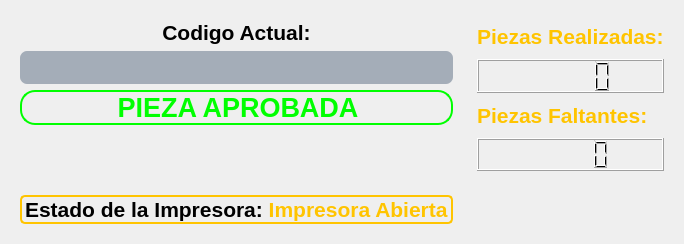
               <widget class="QWidget" name="Black_page">
                <layout class="QGridLayout" name="gridLayout">
                 <item row="0" column="0">
                  <widget class="QWidget" name="widget_2" native="true">
                   <property name="styleSheet">
                    <string notr="true"/>
                   </property>
                   <layout class="QVBoxLayout" name="verticalLayout_30">
                    <item>
                     <layout class="QVBoxLayout" name="verticalLayout_29">
                      <item>
                       <widget class="QLabel" name="label_CodigoActual">
                        <property name="text">
                         <string>&lt;html&gt;&lt;head/&gt;&lt;body&gt;&lt;p align=&quot;center&quot;&gt;&lt;span style=&quot; font-size:16pt; font-weight:700;&quot;&gt;Codigo Actual:&lt;/span&gt;&lt;/p&gt;&lt;/body&gt;&lt;/html&gt;</string>
                        </property>
                       </widget>
                      </item>
                      <item>
                       <widget class="QTextEdit" name="txt_input">
                        <property name="maximumSize">
                         <size>
                          <width>16777204</width>
                          <height>33</height>
                         </size>
                        </property>
                        <property name="styleSheet">
                         <string notr="true">background-color: rgba(113, 127, 147, 150);
 font-size:18pt; 
font-weight:700;
 color:#fcc101;
border-radius:7px;</string>
                        </property>
                        <property name="verticalScrollBarPolicy">
                         <enum>Qt::ScrollBarAlwaysOff</enum>
                        </property>
                        <property name="undoRedoEnabled">
                         <bool>true</bool>
                        </property>
                       </widget>
                      </item>
                      <item>
                       <widget class="QLabel" name="lbl_StateLabel">
                        <property name="styleSheet">
                         <string notr="true">QLabel {
    border: 2px solid #FF0000; /* Cambia el color del borde a rojo */
	border-color: rgb(0, 255, 0);
	border-radius:15px;
}</string>
                        </property>
                        <property name="text">
                         <string>&lt;html&gt;&lt;head/&gt;&lt;body&gt;&lt;p align=&quot;center&quot;&gt;&lt;span style=&quot; font-size:20pt; font-weight:700; color:#00ff00;&quot;&gt;PIEZA APROBADA&lt;/span&gt;&lt;/p&gt;&lt;/body&gt;&lt;/html&gt;</string>
                        </property>
                       </widget>
                      </item>
                      <item>
                       <spacer name="verticalSpacer_13">
                        <property name="orientation">
                         <enum>Qt::Vertical</enum>
                        </property>
                        <property name="sizeHint" stdset="0">
                         <size>
                          <width>20</width>
                          <height>40</height>
                         </size>
                        </property>
                       </spacer>
                      </item>
                     </layout>
                    </item>
                   </layout>
                  </widget>
                 </item>
                 <item row="2" column="0">
                  <widget class="QWidget" name="widget_3" native="true">
                   <property name="styleSheet">
                    <string notr="true"/>
                   </property>
                   <layout class="QVBoxLayout" name="verticalLayout_31">
                    <item>
                     <layout class="QVBoxLayout" name="verticalLayout_28">
                      <item>
                       <widget class="QLabel" name="lbl_PrinterState">
                        <property name="styleSheet">
                         <string notr="true">QLabel {
    border: 2px solid #FF0000; /* Cambia el color del borde a rojo */
	border-color: rgb(255, 196, 0);
	border-radius:5px;
}</string>
                        </property>
                        <property name="text">
                         <string>&lt;html&gt;&lt;head/&gt;&lt;body&gt;&lt;p&gt;&lt;span style=&quot; font-size:16pt; font-weight:700;&quot;&gt;Estado de la Impresora: &lt;/span&gt;&lt;span style=&quot; font-size:16pt; font-weight:700; color:#ffc400;&quot;&gt;Impresora Abierta&lt;/span&gt;&lt;/p&gt;&lt;/body&gt;&lt;/html&gt;</string>
                        </property>
                       </widget>
                      </item>
                     </layout>
                    </item>
                   </layout>
                  </widget>
                 </item>
                 <item row="0" column="1" rowspan="2">
                  <widget class="QWidget" name="widget" native="true">
                   <property name="styleSheet">
                    <string notr="true"/>
                   </property>
                   <layout class="QVBoxLayout" name="verticalLayout_27">
                    <item>
                     <layout class="QVBoxLayout" name="verticalLayout_26">
                      <item>
                       <widget class="QLabel" name="label_PzsRealizadas">
                        <property name="text">
                         <string>&lt;html&gt;&lt;head/&gt;&lt;body&gt;&lt;p&gt;&lt;span style=&quot; font-size:16pt; font-weight:700; color:#ffc400;&quot;&gt;Piezas Realizadas:&lt;/span&gt;&lt;/p&gt;&lt;/body&gt;&lt;/html&gt;</string>
                        </property>
                       </widget>
                      </item>
                      <item>
                       <widget class="QLCDNumber" name="lcdNumber_Realizado"/>
                      </item>
                      <item>
                       <widget class="QLabel" name="label_PzsFaltantes">
                        <property name="text">
                         <string>&lt;html&gt;&lt;head/&gt;&lt;body&gt;&lt;p&gt;&lt;span style=&quot; font-size:16pt; font-weight:700; color:#ffc400;&quot;&gt;Piezas Faltantes:&lt;/span&gt;&lt;/p&gt;&lt;/body&gt;&lt;/html&gt;</string>
                        </property>
                       </widget>
                      </item>
                      <item>
                       <widget class="QLCDNumber" name="lcdNumber_Faltantes"/>
                      </item>
                     </layout>
                    </item>
                   </layout>
                  </widget>
                 </item>
                </layout>
               </widget>
